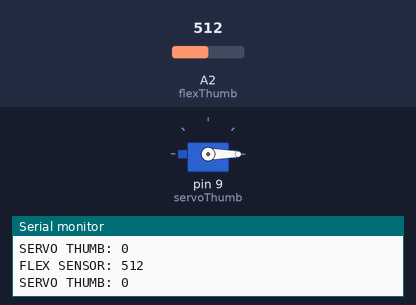
This sketch was run on a simulated Arduino Uno, built with avr-gcc and run on an emulated ATmega328P. On the bench: servo, the last lines printed to the serial monitor. The inputs (shaded band) are chosen by the test bench; at power-on: A2 (flexThumb) = 512.

Above: at 1.2 s.
1.3 s: A2 (flexThumb) set to 900
At 2.5 s:
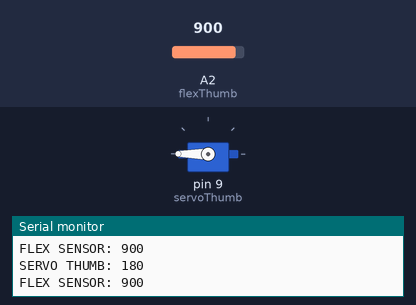
2.8 s: A2 (flexThumb) set to 0
At 3.5 s:
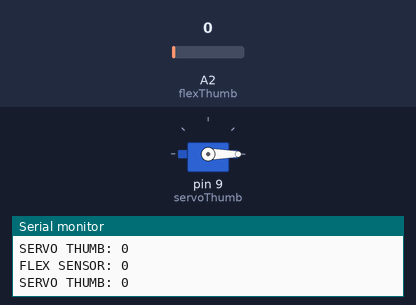
Timing chart, 0 to 5.8 s (numbered marks = the images above; inputs shaded):
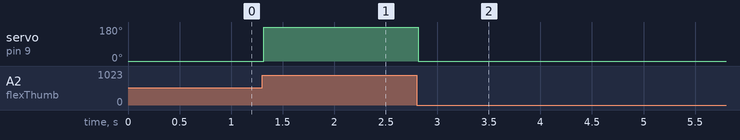

Measured:
- after the input at 1.3 s, servo on pin 9 (servoThumb): 0° → 180° at once
- after the input at 2.8 s, servo on pin 9 (servoThumb): 180° → 0° at once

The sketch:

Servo_Flex.ino
```cpp
/*******************************************
Using a flex sensor to move a motor 180 deg

Created by: SparkFun Inventor's Kit for Arduino
            Example sketch 09
Modiefied by: Samuel Nessenthaler
Date: 10-07-18
********************************************/

#include <Servo.h>

Servo servoThumb;
const int flexThumb = A2;

void setup()
{
  Serial.begin(9600);
  //Attach to pin on Arduino
  servoThumb.attach(9);
}

void loop()
{
  int flexPosition;
  int servoPosition;
  //Assign analog pin to flexPosition
  flexPosition = analogRead(flexThumb);

  //All stable values from flex to motor
  servoPosition = map(flexPosition, 730, 870, 0, 180); // (600,900)
  servoPosition = constrain(servoPosition, 0, 180);

  //Servo move to position
  servoThumb.write(servoPosition);

  Serial.print("FLEX SENSOR: ");
  Serial.print(flexPosition);
  Serial.print("\nSERVO THUMB: ");
  Serial.println(servoPosition);
    Serial.print("\n\n");


}
/** END */
```
